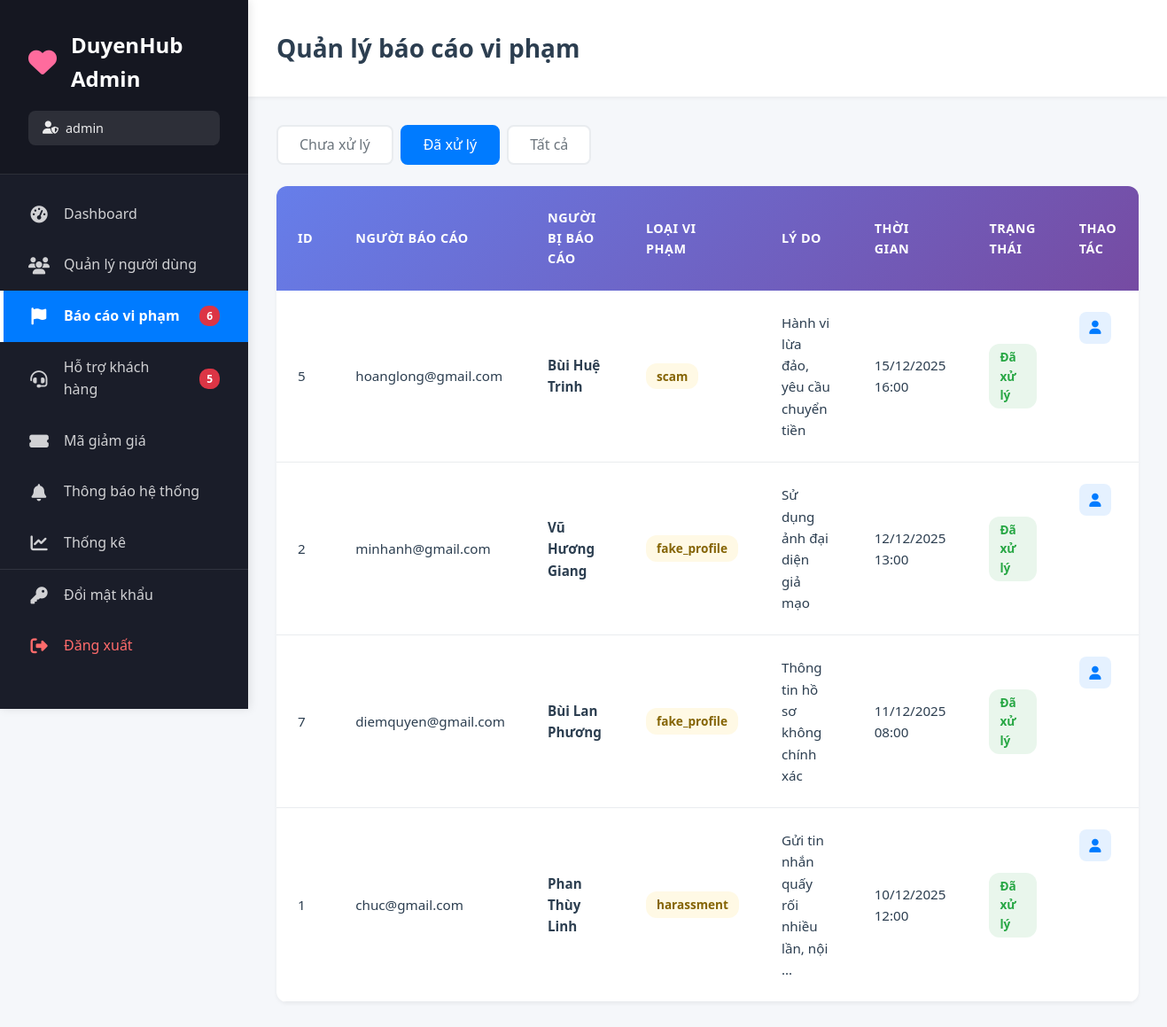
/views/admin/quanlybaocao.php?filter=resolved (signed in), run on the app's committed database.
### tables this page shows
CREATE TABLE `baocao` (
  `maBaoCao` int(11) NOT NULL,
  `maNguoiBaoCao` int(11) DEFAULT NULL,
  `maNguoiBiBaoCao` int(11) DEFAULT NULL,
  `lyDoBaoCao` text DEFAULT NULL,
  `loaiBaoCao` varchar(50) DEFAULT 'other',
  `trangThaiAD` enum('pending','reviewing','resolved','rejected') DEFAULT 'pending',
  `trangThai` enum('ChuaXuLy','DaXuLy') DEFAULT 'ChuaXuLy',
  `maAdminXuLy` int(11) DEFAULT NULL,
  `ghiChuAdmin` text DEFAULT NULL,
  `thoiDiemXuLy` datetime DEFAULT NULL,
  `thoiDiemBaoCao` datetime DEFAULT current_timestamp()
);

CREATE TABLE `nguoidung` (
  `maNguoiDung` int(11) NOT NULL,
  `tenDangNhap` varchar(50) NOT NULL,
  `matKhau` varchar(255) NOT NULL,
  `trangThaiNguoiDung` enum('active','banned','inactive') DEFAULT 'active',
  `lanHoatDongCuoi` datetime DEFAULT current_timestamp() ON UPDATE current_timestamp(),
  `role` varchar(255) NOT NULL DEFAULT 'user'
);

CREATE TABLE `hoso` (
  `maHoSo` int(11) NOT NULL,
  `maNguoiDung` int(11) DEFAULT NULL,
  `ten` varchar(100) DEFAULT NULL,
  `ngaySinh` date DEFAULT NULL,
  `gioiTinh` enum('Nam','Nữ','Khac') DEFAULT NULL,
  `tinhTrangHonNhan` varchar(50) DEFAULT NULL,
  `canNang` float DEFAULT NULL,
  `chieuCao` float DEFAULT NULL,
  `mucTieuPhatTrien` text DEFAULT NULL,
  `hocVan` varchar(100) DEFAULT NULL,
  `noiSong` varchar(100) DEFAULT NULL,
  `soThich` text DEFAULT NULL,
  `moTa` text DEFAULT NULL,
  `avt` varchar(255) DEFAULT NULL
);

### views/admin/quanlybaocao.php (the view, shortened to what this page needs)
<?php
$db = clsConnect::getInstance()->connect();
$filter = $_GET['filter'] ?? 'pending';
$sql = "SELECT b.*,
        nb.tenDangNhap as nguoiBaoCao,
        nbb.tenDangNhap as nguoiBiBaoCao,
        hb.ten as tenNguoiBiBaoCao
        FROM baocao b
        LEFT JOIN nguoidung nb ON b.maNguoiBaoCao = nb.maNguoiDung
        LEFT JOIN nguoidung nbb ON b.maNguoiBiBaoCao = nbb.maNguoiDung
        LEFT JOIN hoso hb ON b.maNguoiBiBaoCao = hb.maNguoiDung";
if ($filter === 'pending') {
    $sql .= " WHERE b.trangThai = 'ChuaXuLy'";
} elseif ($filter === 'resolved') {
    $sql .= " WHERE b.trangThai = 'DaXuLy'";
}
$sql .= " ORDER BY b.thoiDiemBaoCao DESC LIMIT 100";
$result = $db->query($sql);
$reports = $result->fetch_all(MYSQLI_ASSOC);
?>
<!DOCTYPE html>
<html lang="vi">
<head>
    <link rel="stylesheet" href="https://cdnjs.cloudflare.com/ajax/libs/font-awesome/6.4.0/css/all.min.css">
    <link rel="stylesheet" href="../../public/css/admin.css?v=<?php echo time(); ?>">
</head>
<body>
    <div class="admin-wrapper">
        <?php include 'sidebar.php'; ?>
        <main class="main-content">
            <div class="top-bar">
                <h1>Quản lý báo cáo vi phạm</h1>
            </div>
            <div class="content-area">
                <div class="filter-tabs">
                    <a href="?filter=pending" class="<?php echo $filter === 'pending' ? 'active' : ''; ?>">Chưa xử lý</a>
                    <a href="?filter=resolved" class="<?php echo $filter === 'resolved' ? 'active' : ''; ?>">Đã xử lý</a>
                    <a href="?filter=all" class="<?php echo $filter === 'all' ? 'active' : ''; ?>">Tất cả</a>
                </div>
                <div class="table-container">
                    <table class="data-table">
                        <thead>
                            <tr>
                                <th>ID</th>
                                <th>Người báo cáo</th>
                                <th>Người bị báo cáo</th>
                                <th>Loại vi phạm</th>
                                <th>Lý do</th>
                                <th>Thời gian</th>
                                <th>Trạng thái</th>
                                <th>Thao tác</th>
                            </tr>
                        </thead>
                        <tbody>
                            <?php foreach ($reports as $report): ?>
                            <tr>
                                <td><?php echo $report['maBaoCao']; ?></td>
                                <td><?php echo htmlspecialchars($report['nguoiBaoCao'] ?? 'N/A'); ?></td>
                                <td>
                                    <strong><?php echo htmlspecialchars($report['tenNguoiBiBaoCao'] ?? $report['nguoiBiBaoCao'] ?? 'N/A'); ?></strong>
                                </td>
                                <td>
                                    <span class="badge badge-warning"><?php echo htmlspecialchars($report['loaiBaoCao']); ?></span>
                                </td>
                                <td>
                                    <div class="report-reason">
                                        <?php echo htmlspecialchars(substr($report['lyDoBaoCao'] ?? '', 0, 50)); ?>
                                        <?php if (strlen($report['lyDoBaoCao'] ?? '') > 50): ?>...<?php endif; ?>
                                    </div>
                                </td>
                                <td><?php echo date('d/m/Y H:i', strtotime($report['thoiDiemBaoCao'])); ?></td>
                                <td>
                                    <?php if ($report['trangThai'] === 'ChuaXuLy'): ?>
                                        <span class="badge badge-danger">Chưa xử lý</span>
                                    <?php else: ?>
                                        <span class="badge badge-success">Đã xử lý</span>
                                    <?php endif; ?>
                                </td>
                                <td class="action-buttons">
                                    <a href="xemnguoidung.php?id=<?php echo $report['maNguoiBiBaoCao']; ?>" class="btn-action btn-view" title="Xem người bị báo cáo">
                                        <i class="fas fa-user"></i>
                                    </a>
                                </td>
                            </tr>
                            <?php endforeach; ?>
                        </tbody>
                    </table>
                </div>
            </div>
        </main>
    </div>
</body>
</html>

### public/css/admin.css (style rules this page uses)
:root { --primary: #007bff; --secondary: #6c757d; --success: #28a745; --danger: #dc3545; --warning: #ffc107; --info: #17a2b8; --light: #f8f9fa; --dark: #343a40; --sidebar-bg: #1a1d29; --sidebar-hover: #252837; --sidebar-active: #007bff; --text-primary: #2c3e50; --text-secondary: #6c757d; --text-light: #95a5a6; --spacing-xs: 0.25rem; --spacing-sm: 0.5rem; --spacing-md: 1rem; --spacing-lg: 1.5rem; --spacing-xl: 2rem; --border-radius: 8px; --border-radius-sm: 4px; --border-radius-lg: 12px; --shadow-sm: 0 2px 4px rgba(0,0,0,0.05); --shadow-md: 0 4px 8px rgba(0,0,0,0.1); --shadow-lg: 0 8px 16px rgba(0,0,0,0.15); }
* { margin: 0; padding: 0; box-sizing: border-box; }
body { font-family: 'Segoe UI', -apple-system, BlinkMacSystemFont, 'Roboto', 'Helvetica Neue', Arial, sans-serif; background: #f5f7fa; color: var(--text-primary); line-height: 1.6; overflow-x: hidden; }
.admin-wrapper { display: flex; min-height: 100vh; }
.main-content { flex: 1; margin-left: 280px; min-height: 100vh; background: #f5f7fa; }
.top-bar { background: white; padding: var(--spacing-xl); box-shadow: var(--shadow-sm); display: flex; justify-content: space-between; align-items: center; position: sticky; top: 0; z-index: 100; }
.top-bar h1 { font-size: 1.75rem; font-weight: 700; color: var(--text-primary); margin: 0; }
.content-area { padding: var(--spacing-xl); }
.filter-tabs { display: flex; gap: var(--spacing-sm); margin-bottom: var(--spacing-lg); flex-wrap: wrap; }
.filter-tabs a { padding: var(--spacing-sm) var(--spacing-lg); background: white; color: var(--text-secondary); text-decoration: none; border-radius: var(--border-radius); font-weight: 500; transition: all 0.3s ease; border: 2px solid #e9ecef; }
.filter-tabs a.active { background: var(--primary); color: white; border-color: var(--primary); }
.table-container { background: white; border-radius: var(--border-radius-lg); box-shadow: var(--shadow-sm); overflow: hidden; }
.data-table { width: 100%; border-collapse: collapse; }
.data-table thead { background: linear-gradient(135deg, #667eea 0%, #764ba2 100%); color: white; }
.data-table th { padding: var(--spacing-lg); text-align: left; font-weight: 600; font-size: 0.9rem; text-transform: uppercase; letter-spacing: 0.5px; }
.data-table tbody tr { border-bottom: 1px solid #e9ecef; transition: all 0.2s ease; }
.data-table td { padding: var(--spacing-lg); font-size: 0.95rem; }
.badge { display: inline-flex; align-items: center; gap: var(--spacing-xs); padding: 4px 12px; border-radius: 12px; font-size: 0.85rem; font-weight: 600; }
.badge-success { background: rgba(40, 167, 69, 0.1); color: var(--success); }
.badge-warning { background: rgba(255, 193, 7, 0.1); color: #856404; }
.action-buttons { display: flex; gap: var(--spacing-sm); }
.btn-action { width: 36px; height: 36px; border: none; border-radius: var(--border-radius); display: inline-flex; align-items: center; justify-content: center; cursor: pointer; transition: all 0.3s ease; font-size: 0.95rem; }
.btn-action.btn-view { background: rgba(0, 123, 255, 0.1); color: var(--primary); }
.report-reason { max-width: 300px; overflow: hidden; text-overflow: ellipsis; }

### data on the page
baocao: maBaoCao "5", maNguoiBaoCao.tenDangNhap "hoanglong@gmail.com", hoso.ten "Bùi Huệ Trinh", loaiBaoCao "scam", lyDoBaoCao "Hành vi lừa đảo, yêu cầu chuyển tiền", thoiDiemBaoCao "15/12/2025 16:00", trangThai "Đã xử lý"
baocao: maBaoCao "2", maNguoiBaoCao.tenDangNhap "minhanh@gmail.com", hoso.ten "Vũ Hương Giang", loaiBaoCao "fake_profile", lyDoBaoCao "Sử dụng ảnh đại diện giả mạo", thoiDiemBaoCao "12/12/2025 13:00", trangThai "Đã xử lý"
baocao: maBaoCao "7", maNguoiBaoCao.tenDangNhap "diemquyen@gmail.com", hoso.ten "Bùi Lan Phương", loaiBaoCao "fake_profile", lyDoBaoCao "Thông tin hồ sơ không chính xác", thoiDiemBaoCao "11/12/2025 08:00", trangThai "Đã xử lý"
baocao: maBaoCao "1", maNguoiBaoCao.tenDangNhap "chuc@gmail.com", hoso.ten "Phan Thùy Linh", loaiBaoCao "harassment", lyDoBaoCao "Gửi tin nhắn quấy rối nhiều lần, nội", thoiDiemBaoCao "10/12/2025 12:00", trangThai "Đã xử lý"

### other printed values
$adminName "admin"
$pendingReports "6"
$pendingSupport "5"
